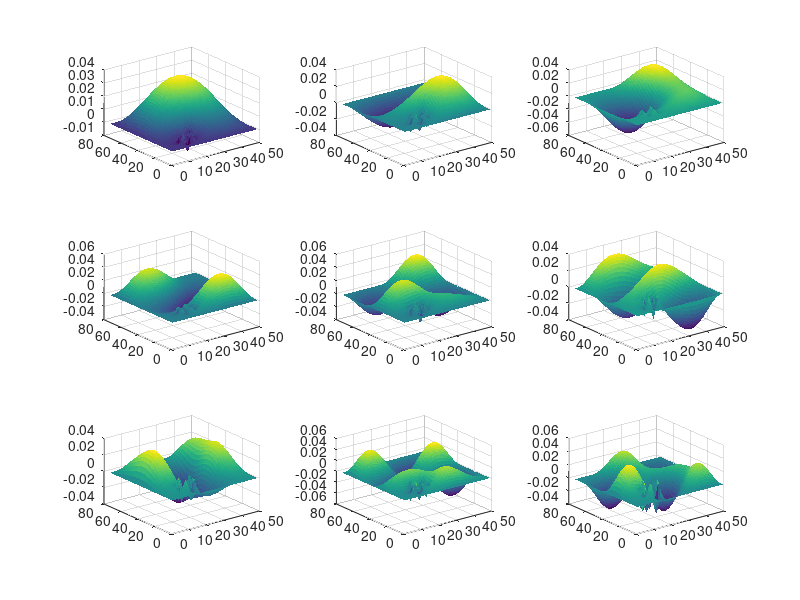

Source code (MATLAB):
%%%%%%%%%%%% Harmonic Wave Equation in 2D FD and Modes %%%%%%%%%%%%
% By David, Patrobas, Andrew and Xiaochen
% Febuary 6th, 2019
global C;
C.q_0 = 1.60217653e-19;             % electron charge
C.hb = 1.054571596e-34;             % Dirac constant
C.h = C.hb * 2 * pi;                    % Planck constant
C.m_0 = 9.10938215e-31;             % electron mass
C.kb = 1.3806504e-23;               % Boltzmann constant
C.eps_0 = 8.854187817e-12;          % vacuum permittivity
C.mu_0 = 1.2566370614e-6;           % vacuum permeability
C.c = 299792458; % speed of light

nx = 75;
ny = 50;

dx = 1;
dy = 1;
G = sparse(nx*ny, ny*nx);
alpha = (C.hb^2) / (2 * C.m_0);

map = @(i,j) j + (i - 1)*ny;


for i=1:nx
    for j=1:ny
        n = map(i,j);
        nxm = map(i-1,j);
        nxp = map(i+1,j);
        nym = map(i,j-1);
        nyp = map(i,j+1);
        
        if (i == 1 || i == nx)
            G(n,n) = 1 / dx^2;
        elseif (j == 1 || j == ny)
            G(n,n) = 1 / dy^2;
            
        elseif (i > 10 & i <20 & j > 10 & j <20)
            G(n,n) = -1 / dx^2 + -1 / dy^2;
            G(n,nxm) = 1 / dx^2;
            G(n,nxp) = 1 / dx^2;
            G(n,nym) = 1 / dy^2;
            G(n,nyp) = 1 / dy^2;
        else
            G(n,n) = -2 / dx^2 + -2 / dy^2;
            G(n,nxm) = 1 / dx^2;
            G(n,nxp) = 1 / dx^2;
            G(n,nym) = 1 / dy^2;
            G(n,nyp) = 1 / dy^2;
        end
    end
end

%spy(G);
[E,D] = eigs(G,9,'SM');

E_plot = zeros(nx,ny,9);
for n=1:9
    for i=1:nx
        for j=1:ny
            E_plot(i,j,n) = E(map(i,j),n);
        end
    end
end

f = figure();
hold on;
for n=1:9
    subplot(3,3,n);
    surf(E_plot(:,:,n),'EdgeColor','none','LineStyle','none','FaceLighting','phong');
end